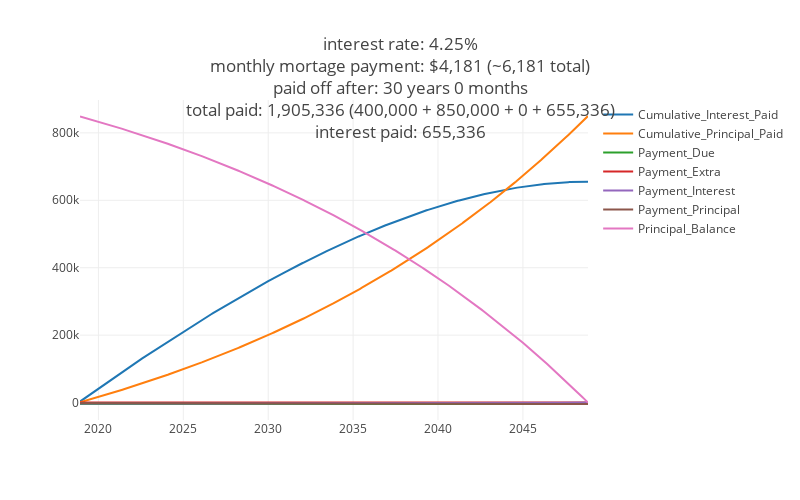

Notebook code cell kept with this figure:
### Code cell
calc_and_graph(interest_rate=0.0425, loan_years=30, monthly_payment=0)

### Figure 1 — Plotly figure (JSON) as saved in the notebook; plotly's stock layout.template omitted (floating-point values rounded to 4 significant figures; data arrays with more than 128 entries replaced by an {"elided": "..."} marker saying what was removed)
{"data": [{"name": "Cumulative_Interest_Paid", "type": "scatter", "uid": "b330be06-ce05-4856-aadb-b85dc0754f51", "x": {"elided": "360 str values"}, "y": {"elided": "360 float values"}}, {"name": "Cumulative_Principal_Paid", "type": "scatter", "uid": "a41bc5d5-1276-4549-96dd-f56e1e2532a2", "x": {"elided": "360 str values"}, "y": {"elided": "360 float values"}}, {"name": "Payment_Due", "type": "scatter", "uid": "99fba37e-7328-4031-9b03-936ca641fe03", "x": {"elided": "360 str values"}, "y": {"elided": "360 float values"}}, {"name": "Payment_Extra", "type": "scatter", "uid": "69c4e63d-1b02-4734-a5ba-e962da171413", "x": {"elided": "360 str values"}, "y": {"elided": "360 int values"}}, {"name": "Payment_Interest", "type": "scatter", "uid": "1f31bc5c-ac2d-40b0-b92a-77b09d8a7742", "x": {"elided": "360 str values"}, "y": {"elided": "360 float values"}}, {"name": "Payment_Principal", "type": "scatter", "uid": "8c86c5b8-411e-4d8f-8e14-af4e0fb62077", "x": {"elided": "360 str values"}, "y": {"elided": "360 float values"}}, {"name": "Principal_Balance", "type": "scatter", "uid": "6b1f2be4-059c-4079-89d9-f6c0f62a4782", "x": {"elided": "360 str values"}, "y": {"elided": "360 float values"}}], "layout": {"height": 500, "title": {"text": "interest rate: 4.25%<br>monthly mortage payment: $4,181 (~6,181 total)<br>paid off after: 30 years 0 months<br>total paid: 1,905,336 (400,000 + 850,000 + 0 + 655,336)<br>interest paid: 655,336"}, "width": 800}}
